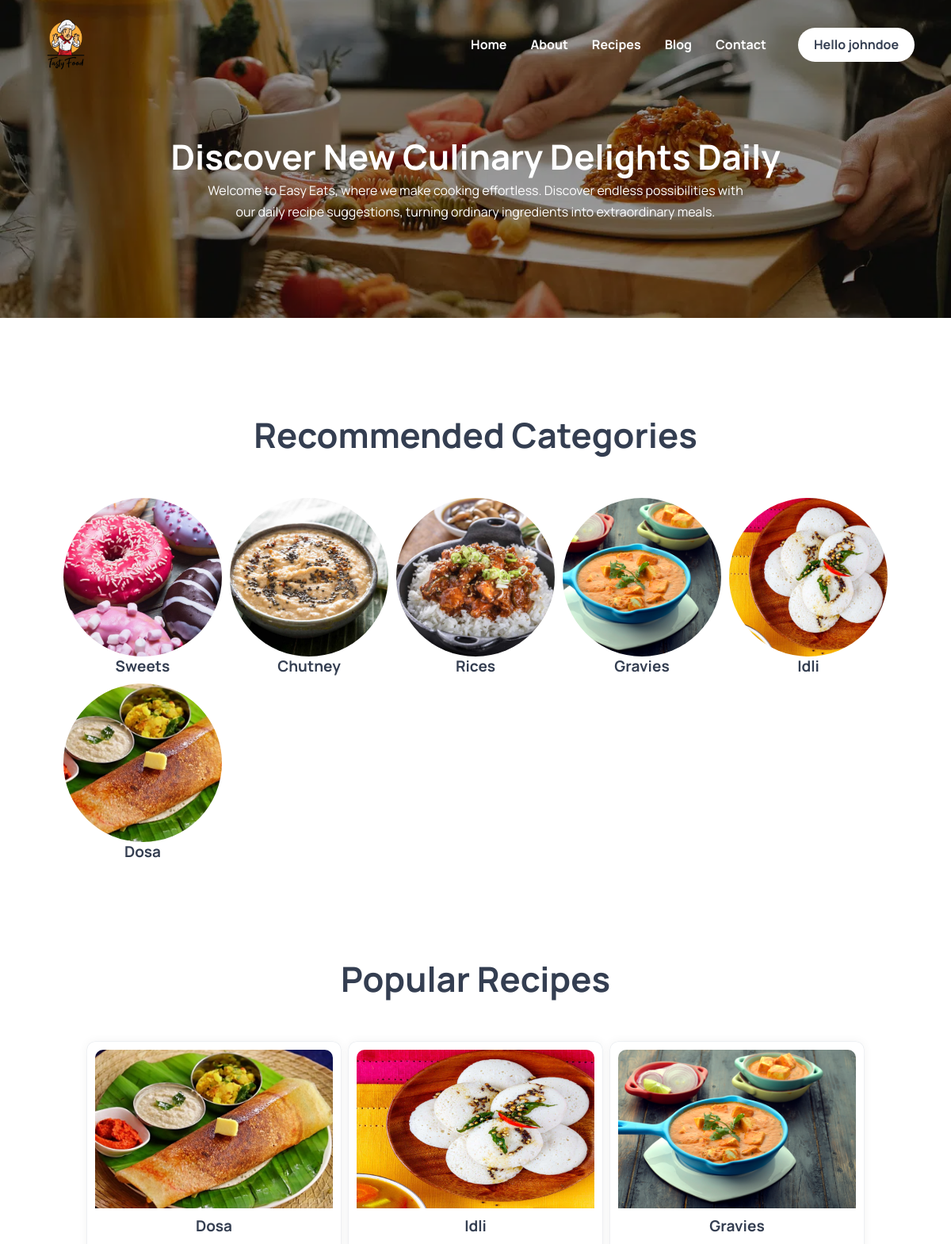
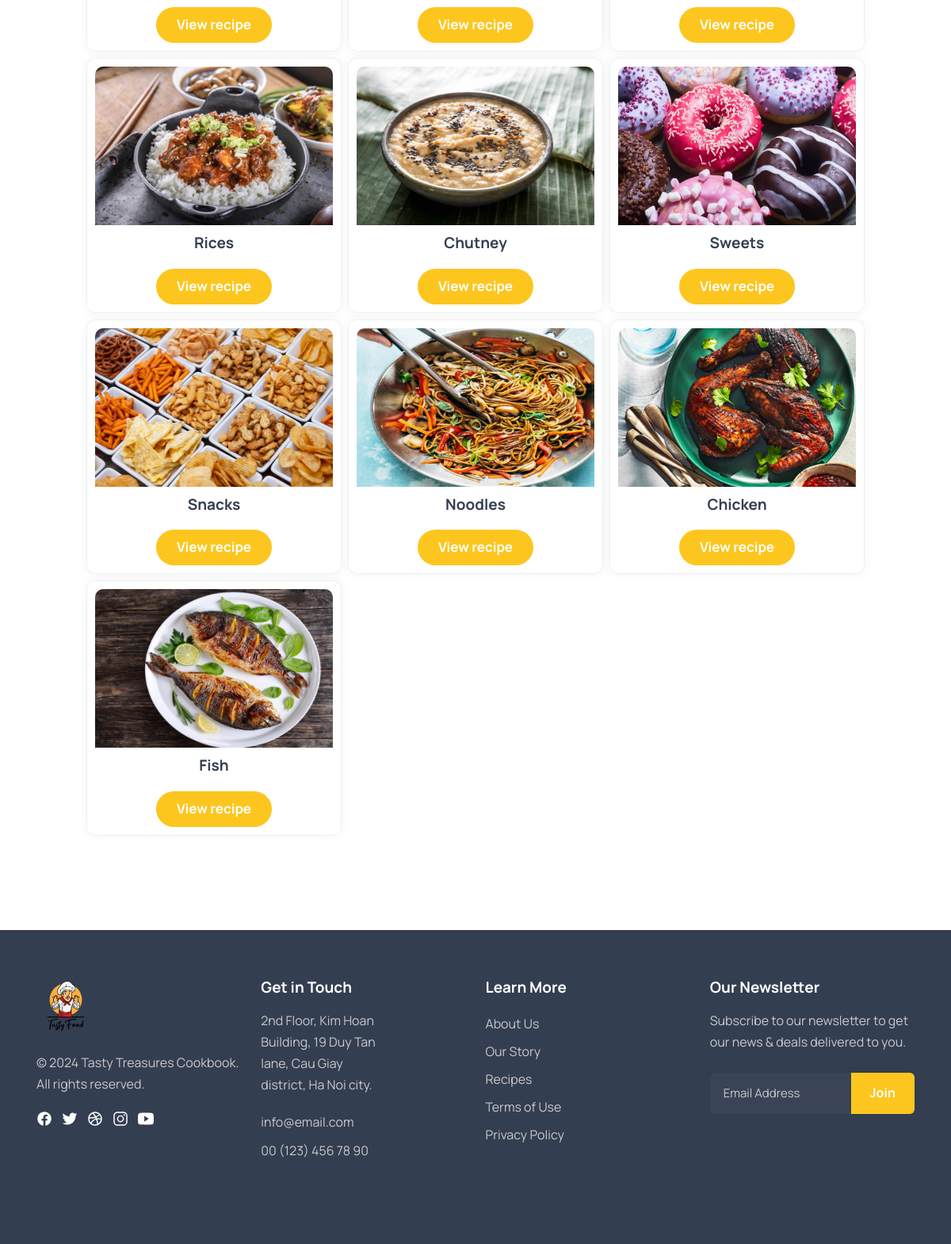
The app's page /recipe (signed in) with its own data (2 pictures, top to bottom).
### tables this page shows
CREATE TABLE `recipes` (
  `id` int(11) NOT NULL,
  `title` varchar(100) NOT NULL,
  `image` varchar(255) DEFAULT NULL,
  `description` text NOT NULL,
  `isRecommend` int(11) NOT NULL DEFAULT 0,
  `number_visitors` int(11) DEFAULT 0,
  `created_by` int(11) DEFAULT NULL,
  `created_at` timestamp NOT NULL DEFAULT current_timestamp()
);

### src/controllers/Recipe.php (called while the page is built, shortened)
<?php
class Recipe
{
  private $recipeModel;
  public function __construct()
  {
    $this->recipeModel = new RecipeModel;
  }
  public function home()
  {
    $popularRecipes = $this -> recipeModel -> getAllRecipePopular();
    $getRecipesRecommend = $this -> recipeModel -> getRecipesRecommend();
    $data = [
      "popularRecipes" => $popularRecipes,
      "getRecipesRecommend" => $getRecipesRecommend
    ];
    view('recipes',$data);
  }
}

### src/app/Router.php (called while the page is built, shortened)
<?php
class Router
{
  private $routes = [];
  private $params = [];
  public function addRoute(string $route, array $params = []) : void
  {
    $route = preg_replace('/\//', '\\/', $route);
    $route = preg_replace('/\{([a-z0-9]+)\}/', '(?P<\1>[a-z0-9-]+)', $route);
    $route = preg_replace('/\{([a-z0-9]+):([^\}]+)\}/', '(?P<\1>\2)', $route);
    $route = '/^' . $route . '$/i';
    $this->routes[$route] = $params;
  }
  public function setParams(string $uri) : void
  {
    foreach ($this->routes as $route => $params)
    {
      if (preg_match($route, $uri, $matches))
      {
        $this->params = $params;
      }
    }
  }
  public function redirect() : void
  {
    $controller = $this->getNamespace() . $this->params['controller'];
    $action = $this->capitalizeAction($this->params['action']);
    if (class_exists($controller))
    {
      $controller = new $controller;
    }
    else
    {
      header('location: ' . URLROOT);
    }
    call_user_func_array([$controller, $action], [$this->params]);
  }
  private function getNamespace() : string
  {
    $namespace = '\\Controllers\\';
    return $namespace;
  }
  private function capitalizeAction(string $action) : string
  {
    $action = explode('-', $action);
    return implode($action);
  }
}

### public/index.php (called while the page is built, shortened)
<?php
App\Router::load(APPROOT . '/src/app/routes.php')->redirect();

### src/models/Database.php (called while the page is built, shortened)
<?php
class Database
{
  private $host = DB_HOST;
  private $user = DB_USER;
  private $pass = DB_PASS;
  private $name = DB_NAME;
  private $db_handler;
  private $stmt;
  public function __construct()
  {
    $dsn = 'mysql:host=' . $this->host . ';dbname=' . $this->name;
    $options = [
      PDO::ATTR_PERSISTENT => true,
      PDO::ATTR_ERRMODE => PDO::ERRMODE_EXCEPTION,
    ];
    try
    {
      $this->db_handler = new PDO($dsn, $this->user, $this->pass, $options);
    }
    catch(PDOException $e)
    {
      $this->error = $e->getMessage();
      echo $this->error;
    }
  }
  public function query($sql)
  {
    $this->stmt = $this->db_handler->prepare($sql);
  }
  public function execute()
  {
    return $this->stmt->execute();
  }
  public function resultSet()
  {
    $this->execute();
    return $this->stmt->fetchAll(PDO::FETCH_OBJ);
  }
}

### src/models/RecipeModel.php (called while the page is built, shortened)
<?php
class RecipeModel
{
  private $db;
  public function __construct()
  {
    $this->db = new Database;
  }
  public function getRecipesRecommend(){
    $this->db->query("SELECT * FROM recipes WHERE isRecommend = 1 ORDER BY id DESC LIMIT 10");
    return $this -> db -> resultSet();
  }
  public function getAllRecipePopular(){
    $this->db->query("SELECT * FROM recipes ORDER BY number_visitors");
    return $this -> db -> resultSet();
  }
}

### src/views/recipes.php (the view)
<?php $title="Recipe Page"; require_once APPROOT . '/src/views/include/header.php'; ?>
<main>
        <article>
            <section class="section hero has-bg-image recipe-hero" aria-label="about-us"
                style="background-image: url('<?= URLROOT ?>/img/cookbanner.png')">
                <div class="center-container">
                    <h1 class="h1 hero-title "> Discover New Culinary
                        Delights Daily </h1>
                    <p class="section-text">Welcome to Easy Eats, where we make cooking effortless. Discover endless
                        possibilities with our daily recipe suggestions, turning ordinary ingredients
                        into extraordinary meals.</p>
                </div>
            </section>
            <section class="section recipe-recommend">
                <div class="container">
                    <h1 class="h1">
                        Recommended Categories
                    </h1>
                    <div class="recipe-recommend-list">
                        <?php foreach($data["getRecipesRecommend"] as $getRecipeRecommend): ?>
                            <div class="recipe-recommend-item">
                                <figure class="image">
                                    <img src="<?= URLROOT ?>/<?= $getRecipeRecommend -> image ?>" loading="lazy" alt="<?= $getRecipeRecommend -> title ?>" class="w-100">
                                </figure>
                                <h4 class="h4"><?= $getRecipeRecommend -> title ?></h4>
                            </div>
                        <?php endforeach; ?>
                    </div>
                </div>
            </section>
            <section class="section recipe-popular">
                <div class="container">
                    <h1 class="h1">
                        Popular Recipes
                    </h1>
                    <div class="recipe-popular-list">
                        <?php foreach($data["popularRecipes"] as $popularRecipes): ?>
                            <div class="recipe-popular-item">
                            <figure class="image">
                                <img src="<?= URLROOT ?>/<?= $popularRecipes -> image ?>" loading="lazy" alt="<?= $popularRecipes -> title ?>" class="w-100">
                            </figure>
                            <div class="content">
                                <h4 class="h4"><?= $popularRecipes -> title ?></h4>
                                <a href="<?= URLROOT ?>/recipe/<?= $popularRecipes -> id ?>">
                                    <button class="btn btn-primary">View recipe</button>
                                </a>
                            </div>
                        </div>
                        <?php endforeach; ?>
                    </div>
                </div>
            </section>
        </article>
    </main>
<?php require_once APPROOT . '/src/views/include/footer.php'; ?>

### public/css/style.css (style rules this page uses)
:root { --yellow-primary: rgba(253, 198, 31); --dark-cornflower-blue_a7: hsla(214, 88%, 27%, 0.07); --white: hsla(0, 0%, 100%, 1); --white_a3: hsla(0, 0%, 100%, 0.03); --white_a8: hsla(0, 0%, 100%, 0.08); --white_a12: hsla(0, 0%, 100%, 0.12); --white_a70: hsla(0, 0%, 100%, 0.7); --cultured: hsla(220, 20%, 97%, 1); --lavender-web: hsla(233, 52%, 94%, 1); --cadet-blue-crayola: hsla(220, 12%, 70%, 1); --cadet-blue-crayola_a20: hsla(222, 23%, 71%, 0.2); --charcoal: hsla(218, 22%, 26%, 1); --raisin-black: hsla(216, 14%, 14%, 1); --light-gray: hsla(0, 0%, 79%, 1); --blue-crayola: hsla(219, 72%, 56%, 1); --black-coral: hsla(220, 12%, 43%, 1); --ff-manrope: "Manrope", sans-serif; --fs-1: calc(2.7rem + 1.38vw); --fs-2: calc(2.6rem + 0.66vw); --fs-3: 2.2rem; --fs-4: 1.9rem; --fs-5: 1.8rem; --fs-6: 1.7rem; --fs-7: 1.5rem; --fs-8: 1.4rem; --fw-700: 700; --section-padding: 90px; --shadow-1: 0 0 20px hsla(216, 14%, 14%, 0.05); --shadow-2: 0 0 0 0.05rem hsla(214, 88%, 27%, 0.08), 0 0 1.25rem hsla(216, 14%, 14%, 0.06); --shadow-3: 0 0 1.25rem hsla(216, 14%, 14%, 0.04); --radius-circle: 50%; --radius-pill: 100px; --radius-10: 10px; --radius-8: 8px; --radius-6: 6px; --transition-1: 0.25s ease; --transition-2: 0.5s ease; --transition-3: 0.3s ease-in-out; }
.container { padding-inline: 16px; }
.has-bg-image { background-repeat: no-repeat; background-position: center; background-size: cover; box-shadow: inset 0 0 0 1000px rgba(0, 0, 0, 0.4); }
.section { padding-block: var(--section-padding); }
.h1, .h2, .h3, .h4, .h5 { color: var(--charcoal); font-weight: var(--fw-700); line-height: 1.3; }
.h1 { font-size: var(--fs-1); }
.h4 { font-size: var(--fs-4); }
.btn { color: var(--white); font-size: var(--fs-6); font-weight: var(--fw-700); border: 2px solid var(--white); max-width: max-content; padding: 12px 28px; border-radius: var(--radius-pill); transition: var(--transition-1); will-change: transform; }
.btn-primary, .btn-outline:is(:hover, :focus-visible) { background-color: var(--white); color: var(--charcoal); }
.w-100 { width: 100%; }
.hero { padding-block-start: calc(var(--section-padding) + 70px); text-align: center; background-color: var(--yellow-primary); }
.hero .center-container { text-align: center; }
.hero-title { color: var(--white); }
.recipe-hero p { max-width: 700px; margin: auto; color: var(--white); }
.recipe-recommend { text-align: center; }
.recipe-recommend-list { margin-top: 50px; display: grid; grid-template-columns: repeat(auto-fit, 200px); grid-gap: 10px; justify-content: center; }
.recipe-recommend-list .image img { border-radius: var(--radius-circle); width: 200px; height: 200px; object-fit: cover; }
.recipe-popular { text-align: center; padding-top: 0; }
.recipe-popular-list { margin-top: 50px; display: grid; grid-template-columns: repeat(auto-fit, 320px); grid-gap: 10px; justify-content: center; }
.recipe-popular-item { padding: 10px; box-shadow: var(--shadow-2); border-radius: var(--radius-10); cursor: pointer; }
.recipe-popular-item .image img { width: 300px; height: 200px; border-top-left-radius: var(--radius-10); border-top-right-radius: var(--radius-10); }
.recipe-popular-item h4 { margin: 10px; }
.recipe-popular-item .btn { background-color: var(--yellow-primary); border-color: var(--yellow-primary); color: var(--white); margin: 20px auto 0; padding: 6px 24px; }
@media (min-width: 575px) { .container { max-width: 540px; width: 100%; margin-inline: auto; } }
@media (min-width: 768px) { :root { --section-padding: 120px; } }
@media (min-width: 768px) { .container { max-width: 720px; } }
@media (min-width: 992px) { .container { max-width: 960px; } }
@media (min-width: 992px) { .hero { padding-block-start: calc(var(--section-padding) + 50px); text-align: left; } }
@media (min-width: 1200px) { .container { max-width: 1140px; } }

### records on screen
recipes: image (picture), title "Sweets"
recipes: image (picture), title "Chutney"
recipes: image (picture), title "Rices"
recipes: image (picture), title "Gravies"
recipes: image (picture), title "Idli"
recipes: image (picture), title "Dosa"
recipes: image (picture), title "Snacks"
recipes: image (picture), title "Noodles"
recipes: image (picture), title "Chicken"
recipes: image (picture), title "Fish"

### other values on screen
$_SESSION["user"]["username"] "johndoe"
SITENAME "Tasty Treasures Cookbook"
